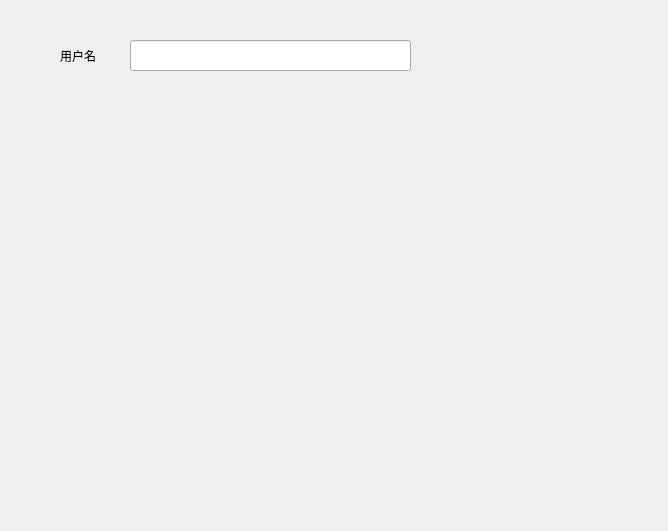
<?xml version="1.0" encoding="UTF-8"?>
<ui version="4.0">
 <class>setting</class>
 <widget class="QWidget" name="setting">
  <property name="geometry">
   <rect>
    <x>0</x>
    <y>0</y>
    <width>668</width>
    <height>531</height>
   </rect>
  </property>
  <property name="windowTitle">
   <string>Form</string>
  </property>
  <widget class="QLabel" name="set_labName">
   <property name="geometry">
    <rect>
     <x>60</x>
     <y>50</y>
     <width>54</width>
     <height>12</height>
    </rect>
   </property>
   <property name="text">
    <string>用户名</string>
   </property>
  </widget>
  <widget class="QLineEdit" name="Set_EditName">
   <property name="geometry">
    <rect>
     <x>130</x>
     <y>40</y>
     <width>281</width>
     <height>31</height>
    </rect>
   </property>
  </widget>
 </widget>
 <resources/>
 <connections/>
</ui>
